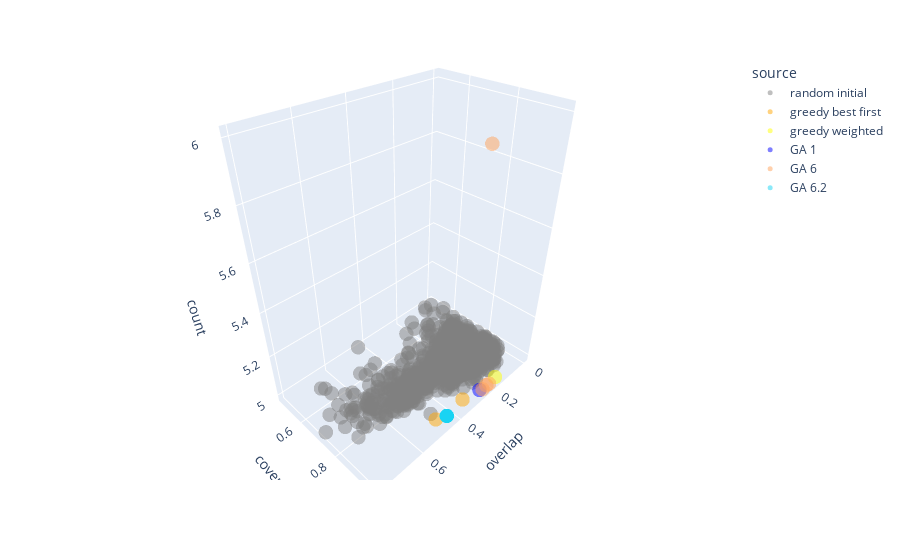

The cell this chart's notebook holds for it:
### Code cell
fig = px.scatter_3d(f, x="overlap", y="coverage", z="count",
                   color_discrete_map={
                            "random initial": "grey",
                            "greedy best first": "orange",
                            "greedy weighted": "yellow",
                            "GA 1": "blue"
                        },
                   color=f["source"])
fig.update_traces(marker=dict(size=5, opacity=0.5)) #colorscale='temps', color=f["source"], opacity=0.75))
fig.show()

### Figure 1 — Plotly figure (JSON) as saved in the notebook; plotly's stock layout.template omitted (floating-point values rounded to 4 significant figures; data arrays with more than 128 entries replaced by an {"elided": "..."} marker saying what was removed)
{"data": [{"hovertemplate": "source=random initial<br>overlap=%{x}<br>coverage=%{y}<br>count=%{z}<extra></extra>", "legendgroup": "random initial", "marker": {"color": "grey", "opacity": 0.5, "size": 5, "symbol": "circle"}, "mode": "markers", "name": "random initial", "scene": "scene", "showlegend": true, "type": "scatter3d", "x": {"elided": "1000 float values"}, "y": {"elided": "1000 float values"}, "z": {"elided": "1000 int values"}}, {"hovertemplate": "source=greedy best first<br>overlap=%{x}<br>coverage=%{y}<br>count=%{z}<extra></extra>", "legendgroup": "greedy best first", "marker": {"color": "orange", "opacity": 0.5, "size": 5, "symbol": "circle"}, "mode": "markers", "name": "greedy best first", "scene": "scene", "showlegend": true, "type": "scatter3d", "x": [0.3464, 0.4839], "y": [0.9603, 0.9509], "z": [5, 5]}, {"hovertemplate": "source=greedy weighted<br>overlap=%{x}<br>coverage=%{y}<br>count=%{z}<extra></extra>", "legendgroup": "greedy weighted", "marker": {"color": "yellow", "opacity": 0.5, "size": 5, "symbol": "circle"}, "mode": "markers", "name": "greedy weighted", "scene": "scene", "showlegend": true, "type": "scatter3d", "x": [0.1712], "y": [0.9777], "z": [5]}, {"hovertemplate": "source=GA 1<br>overlap=%{x}<br>coverage=%{y}<br>count=%{z}<extra></extra>", "legendgroup": "GA 1", "marker": {"color": "blue", "opacity": 0.5, "size": 5, "symbol": "circle"}, "mode": "markers", "name": "GA 1", "scene": "scene", "showlegend": true, "type": "scatter3d", "x": [0.2653], "y": [0.9756], "z": [5]}, {"hovertemplate": "source=GA 6<br>overlap=%{x}<br>coverage=%{y}<br>count=%{z}<extra></extra>", "legendgroup": "GA 6", "marker": {"color": "#FFA15A", "opacity": 0.5, "size": 5, "symbol": "circle"}, "mode": "markers", "name": "GA 6", "scene": "scene", "showlegend": true, "type": "scatter3d", "x": [0.2544, 0.2146, 0.3516, 0.2281], "y": [0.9819, 0.9821, 0.9838, 0.9797], "z": [5, 5, 6, 5]}, {"hovertemplate": "source=GA 6.2<br>overlap=%{x}<br>coverage=%{y}<br>count=%{z}<extra></extra>", "legendgroup": "GA 6.2", "marker": {"color": "#19d3f3", "opacity": 0.5, "size": 5, "symbol": "circle"}, "mode": "markers", "name": "GA 6.2", "scene": "scene", "showlegend": true, "type": "scatter3d", "x": [0.4443, 0.4443, 0.4443, 0.4443, 0.4443, 0.4443, 0.4443, 0.4443, 0.4443, 0.4443, 0.4443, 0.4443, 0.4443, 0.4443, 0.4443, 0.4443, 0.4443, 0.4443, 0.4443, 0.4443], "y": [0.9688, 0.9688, 0.9688, 0.9688, 0.9688, 0.9688, 0.9688, 0.9688, 0.9688, 0.9688, 0.9688, 0.9688, 0.9688, 0.9688, 0.9688, 0.9688, 0.9688, 0.9688, 0.9688, 0.9688], "z": [5, 5, 5, 5, 5, 5, 5, 5, 5, 5, 5, 5, 5, 5, 5, 5, 5, 5, 5, 5]}], "layout": {"legend": {"title": {"text": "source"}, "tracegroupgap": 0}, "margin": {"t": 60}, "scene": {"domain": {"x": [0, 1], "y": [0, 1]}, "xaxis": {"title": {"text": "overlap"}}, "yaxis": {"title": {"text": "coverage"}}, "zaxis": {"title": {"text": "count"}}}}}
